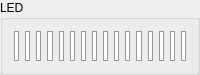
     <widget class="QGroupBox" name="groupBox_7">
      <property name="sizePolicy">
       <sizepolicy hsizetype="Preferred" vsizetype="Preferred">
        <horstretch>0</horstretch>
        <verstretch>1</verstretch>
       </sizepolicy>
      </property>
      <property name="maximumSize">
       <size>
        <width>16777215</width>
        <height>75</height>
       </size>
      </property>
      <property name="title">
       <string>LED</string>
      </property>
      <layout class="QGridLayout" name="gridLayout_12">
       <item row="0" column="6">
        <widget class="QWidget" name="led6Widget" native="true">
         <property name="styleSheet">
          <string notr="true">background-color: white;
border: 1px solid #999;
border-radius: 18px;
</string>
         </property>
        </widget>
       </item>
       <item row="0" column="7">
        <widget class="QWidget" name="led7Widget" native="true">
         <property name="styleSheet">
          <string notr="true">background-color: white;
border: 1px solid #999;
border-radius: 18px;
</string>
         </property>
        </widget>
       </item>
       <item row="0" column="5">
        <widget class="QWidget" name="led5Widget" native="true">
         <property name="styleSheet">
          <string notr="true">background-color: white;
border: 1px solid #999;
border-radius: 18px;
</string>
         </property>
        </widget>
       </item>
       <item row="0" column="14">
        <widget class="QWidget" name="led14Widget" native="true">
         <property name="styleSheet">
          <string notr="true">background-color: white;
border: 1px solid #999;
border-radius: 18px;
</string>
         </property>
        </widget>
       </item>
       <item row="0" column="13">
        <widget class="QWidget" name="led13Widget" native="true">
         <property name="styleSheet">
          <string notr="true">background-color: white;
border: 1px solid #999;
border-radius: 18px;
</string>
         </property>
        </widget>
       </item>
       <item row="0" column="1">
        <widget class="QWidget" name="led1Widget" native="true">
         <property name="styleSheet">
          <string notr="true">background-color: white;
border: 1px solid #999;
border-radius: 18px;
</string>
         </property>
        </widget>
       </item>
       <item row="0" column="2">
        <widget class="QWidget" name="led2Widget" native="true">
         <property name="styleSheet">
          <string notr="true">background-color: white;
border: 1px solid #999;
border-radius: 18px;
</string>
         </property>
        </widget>
       </item>
       <item row="0" column="12">
        <widget class="QWidget" name="led12Widget" native="true">
         <property name="styleSheet">
          <string notr="true">background-color: white;
border: 1px solid #999;
border-radius: 18px;
</string>
         </property>
        </widget>
       </item>
       <item row="0" column="3">
        <widget class="QWidget" name="led3Widget" native="true">
         <property name="styleSheet">
          <string notr="true">background-color: white;
border: 1px solid #999;
border-radius: 18px;
</string>
         </property>
        </widget>
       </item>
       <item row="0" column="4">
        <widget class="QWidget" name="led4Widget" native="true">
         <property name="styleSheet">
          <string notr="true">background-color: white;
border: 1px solid #999;
border-radius: 18px;
</string>
         </property>
        </widget>
       </item>
       <item row="0" column="10">
        <widget class="QWidget" name="led10Widget" native="true">
         <property name="styleSheet">
          <string notr="true">background-color: white;
border: 1px solid #999;
border-radius: 18px;
</string>
         </property>
        </widget>
       </item>
       <item row="0" column="0">
        <widget class="QWidget" name="led0Widget" native="true">
         <property name="styleSheet">
          <string notr="true">background-color: white;
border: 1px solid #999;
border-radius: 18px;
</string>
         </property>
        </widget>
       </item>
       <item row="0" column="8">
        <widget class="QWidget" name="led8Widget" native="true">
         <property name="styleSheet">
          <string notr="true">background-color: white;
border: 1px solid #999;
border-radius: 18px;
</string>
         </property>
        </widget>
       </item>
       <item row="0" column="9">
        <widget class="QWidget" name="led9Widget" native="true">
         <property name="styleSheet">
          <string notr="true">background-color: white;
border: 1px solid #999;
border-radius: 18px;
</string>
         </property>
        </widget>
       </item>
       <item row="0" column="11">
        <widget class="QWidget" name="led11Widget" native="true">
         <property name="styleSheet">
          <string notr="true">background-color: white;
border: 1px solid #999;
border-radius: 18px;
</string>
         </property>
        </widget>
       </item>
       <item row="0" column="15">
        <widget class="QWidget" name="led15Widget" native="true">
         <property name="styleSheet">
          <string notr="true">background-color: white;
border: 1px solid #999;
border-radius: 18px;
</string>
         </property>
        </widget>
       </item>
      </layout>
     </widget>
